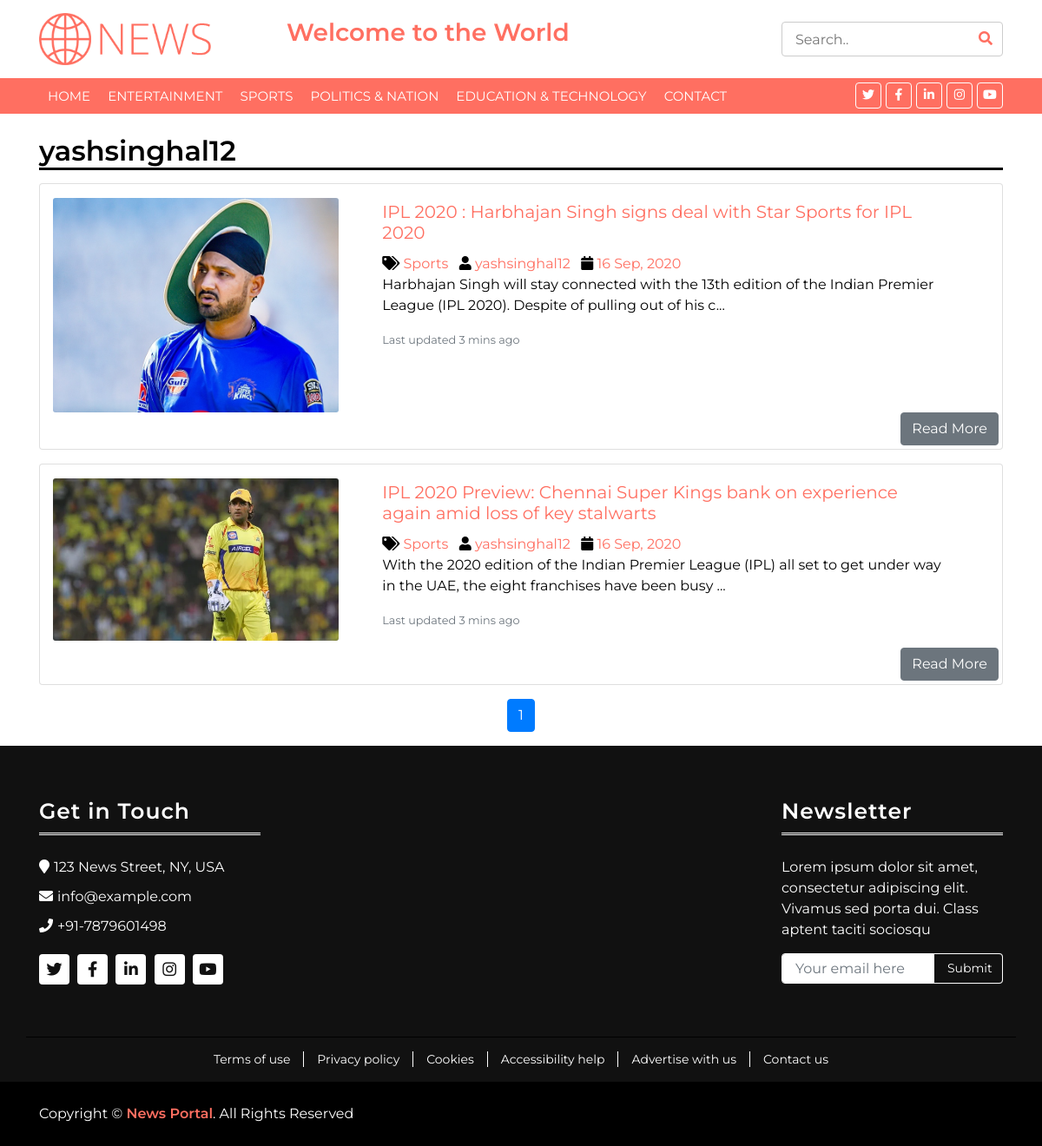
Page /author.php?aid=3 on the committed database.
### tables this page shows
CREATE TABLE `category` (
  `category_id` int(10) NOT NULL,
  `category_name` varchar(255) NOT NULL,
  `post` int(11) NOT NULL
);

CREATE TABLE `user` (
  `user_id` int(11) NOT NULL,
  `fname` varchar(50) NOT NULL,
  `lname` varchar(50) NOT NULL,
  `uname` varchar(50) NOT NULL,
  `password` varchar(60) NOT NULL,
  `role` int(11) NOT NULL
);

CREATE TABLE `post` (
  `post_id` int(11) NOT NULL,
  `title` varchar(255) NOT NULL,
  `description` text NOT NULL,
  `category` int(10) NOT NULL,
  `post_date` varchar(100) NOT NULL,
  `author` varchar(50) NOT NULL,
  `post_img` varchar(100) NOT NULL
);

### author.php (the view, shortened to what this page needs)
<!DOCTYPE html>
<html lang="en">
<head>
</head>
<body>
    <?php
    include 'navbar.php';
    ?>
    <div class="container">
        <?php
        include 'config.php';
        if(isset($_GET['aid'])){
            $auth_id=$_GET['aid'];
        }
            $sql1 = "SELECT * FROM post
                    JOIN user ON post.author=user.user_id
                    WHERE post.author=$auth_id";
            $result1 = mysqli_query($conn, $sql1) or die('Query Unsuccessfull');
            $row1=mysqli_fetch_assoc($result1);
            ?>
        <div>
            <h2 style="border-bottom: 3px solid black;"><?php echo $row1['uname'];?></h2>
        </div>
        <?php
        $limit = 3;
        if (isset($_GET['page'])) {
            $page = $_GET['page'];
        } else {
            $page = 1;
        }
        $offset = ($page - 1) * $limit;
        $sql = "SELECT * FROM post
                LEFT JOIN category ON post.category=category.category_id
                LEFT JOIN user ON post.author=user.user_id
                WHERE post.author=$auth_id
                ORDER BY post.post_id DESC LIMIT $offset,$limit";
        $result = mysqli_query($conn, $sql) or die('Query Unsuccessfull');
        if (mysqli_num_rows($result) > 0) {
            while ($row = mysqli_fetch_assoc($result)) {
        ?>
        <div class="card mb-3 mx-auto">
            <div class="container row">
                <div class="col-md-4 mt-3">
                    <a href="single.php?id=<?php echo $row['post_id']?>"><img src="admin/upload/<?php echo $row['post_img'];?>" class="card-img" alt="..."></a>
                </div>
                <div class="col-md-8">
                    <div class="card-body">
                        <h5 class="card-title"><a href="single.php?id=<?php echo $row['post_id']?>"><?php echo $row['title'];?></a></h5>
                        <span>
                            <i class="fa fa-tags" aria-hidden="true"></i>
                            <a href="category.php?cid=<?php echo $row['category'];?>"><?php echo $row['category_name'];?></a>
                        </span>&nbsp;
                        <span>
                            <i class="fa fa-user" aria-hidden="true"></i>
                            <a href="author.php?aid=<?php echo $row['author'];?>"><?php echo $row['uname'];?></a>
                        </span>&nbsp;
                            <i class="fa fa-calendar" aria-hidden="true"></i>
                            <a href="#"><?php echo $row['post_date'];?></a>
                        <p class="card-text"><?php echo substr($row['description'],0,130)."...";?></p>
                        <p class="card-text"><small class="text-muted">Last updated 3 mins ago</small></p>
                    </div>
                </div>
            </div>
            <div class="mb-1 mr-1" style="text-align: right;">
                <a class="btn btn-secondary" href="single.php?id=<?php echo $row['post_id']?>" role="button">Read More</a>
            </div>
        </div>
    <?php
        }
    }else{
        echo '<h1>No record found.</h1>';
    }
    ?>
    </div>
    <?php
    if (mysqli_num_rows($result1) > 0) {
        $total_records = mysqli_num_rows($result1);
        $total_page = ceil($total_records / $limit);
        echo '<ul class="pagination pagination-md justify-content-center">';
        for ($i = 1; $i <=$total_page; $i++) {
            if ($i == $page) {
                $active = 'active';
            } else {
                $active = '';
            }
            echo '<li class="page-item ' . $active . '"><a style="margin: 0 7px;"  class="page-link" href="author.php?aid='.$auth_id.'&page=' . $i . '">' . $i . '</a></li>';
        }
        echo '</ul>';
    }
?>
<?php
include 'footer.php';
?>
</body>
</html>

### navbar.php (shortened to what this page needs)
<!DOCTYPE html>
<html lang="en">
<head>
    <link rel="stylesheet" href="https://stackpath.bootstrapcdn.com/bootstrap/4.5.2/css/bootstrap.min.css">
    <link href="https://stackpath.bootstrapcdn.com/bootstrap/4.4.1/css/bootstrap.min.css" rel="stylesheet">
    <link href="https://cdnjs.cloudflare.com/ajax/libs/font-awesome/5.10.0/css/all.min.css" rel="stylesheet">
    <link href="lib/slick/slick.css" rel="stylesheet">
    <link href="lib/slick/slick-theme.css" rel="stylesheet">
    <link href="css/style.css" rel="stylesheet">
</head>
<body>
    <div class="brand">
            <div class="container">
                <div class="row align-items-center">
                    <div class="col-lg-3 col-md-4">
                        <div class="b-logo">
                            <a href="index.php">
                                <img src="img/logo.png" alt="Logo">
                            </a>
                        </div>
                    </div>
                    <div class="col-lg-6 col-md-4">
                        <div class="b-ads">
                        <h3>
                            <a href="" class="typewrite" data-period="2000"
                                data-type='[ "Welcome to the World of News.","This Site Create Your Day Awesome"]'>
                            </a>
                        </h3>
                        </div>
                    </div>
                    <div class="col-lg-3 col-md-4">
                        <div class="b-search">
                        <form action="search.php" method="get">
                            <input style="float: right;" class="ml-4" type="text" name="search" placeholder="Search..">
                            <button type="submit"><i class="fa fa-search"></i></button>
                        </form>
                        </div>
                    </div>
                </div>
            </div>
        </div>
    <div class="nav-bar">
        <div class="container">
            <nav class="navbar navbar-expand-md bg-dark navbar-dark">
                <div class="collapse navbar-collapse justify-content-between" id="navbarCollapse">
                    <div class="navbar-nav mr-auto">
                        <a href='index.php' class='nav-item nav-link'>Home</a>
                        <?php
                        include 'config.php';
                            $sql="SELECT * FROM category WHERE post > 0";
                            $result = mysqli_query($conn, $sql) or die('Query Unsuccessfull: category');
                            if (mysqli_num_rows($result) > 0) {
                                $active='';
                        ?>
                        <?php
                            while ($row = mysqli_fetch_assoc($result)) {
                            echo "<a href='category.php?cid={$row['category_id']}' class='nav-item nav-link {$active}'>{$row['category_name']}</a>";
                            }
                        ?>
                    <a href='contact.php' class='nav-item nav-link'>Contact</a>
                    </div>
                    <?php
                        }
                    ?>
                    <div class="social ml-auto">
                        <a href=""><i class="fab fa-twitter"></i></a>
                        <a href=""><i class="fab fa-facebook-f"></i></a>
                        <a href=""><i class="fab fa-linkedin-in"></i></a>
                        <a href=""><i class="fab fa-instagram"></i></a>
                        <a href=""><i class="fab fa-youtube"></i></a>
                    </div>
                </div>
            </nav>
        </div>
    </div><br>
</body>
</html>

### css/style.css (style rules this page uses)
body { color: #000000; font-family: 'Montserrat', sans-serif; font-weight: 400; background: #ffffff; }
a { color: #FF6F61; transition: 0.5s; }
p { padding: 0; margin: 0 0 15px 0; color: #000000; }
h1, h2, h3, h4, h5, h6 { margin: 0 0 15px 0; padding: 0; color: #000000; font-weight: 600; }
h4, h5, h6 { font-weight: 400; }
.brand { margin: 15px 0; background: #ffffff; }
.brand .b-logo { text-align: left; overflow: hidden; }
.brand .b-logo a img { max-width: 100%; max-height: 60px; }
.brand .b-ads { overflow: hidden; }
.brand .b-search { width: 100%; }
.brand .b-search input[type=text] { width: 100%; height: 40px; padding: 0 15px; color: #666666; border: 1px solid #cccccc; border-radius: 4px; }
.brand .b-search button { position: absolute; width: 40px; height: 40px; top: 0; right: 15px; border: none; background: none; color: #FF6F61; border-radius: 0 4px 4px 0; }
@media (min-width: 768px) { .brand { max-height: 90px; } }
.nav-bar { position: relative; }
.nav-bar .navbar { height: 100%; padding: 0; }
.navbar-dark .navbar-nav .nav-link, .navbar-dark .navbar-nav .nav-link:focus, .navbar-dark .navbar-nav .nav-link:hover, .navbar-dark .navbar-nav .nav-link.active { padding: 10px 10px 8px 10px; color: #ffffff; }
@media (min-width: 768px) { .nav-bar, .nav-bar .navbar { background: #FF6F61 !important; } }
@media (min-width: 768px) { .nav-bar a.nav-link { padding: 8px 15px; font-size: 15px; text-transform: uppercase; } }
.nav-bar .social { font-size: 0; overflow: hidden; }
.nav-bar .social a { display: inline-block; margin-left: 5px; width: 30px; height: 30px; padding: 3px 0; text-align: center; font-size: 14px; background: #FF6F61; border: 1px solid #ffffff; border-radius: 4px; }
.nav-bar .social a i { color: #ffffff; }

### author.php (style rules this page uses)
html { scroll-behavior: smooth; }

### rows in the picture
category: category_name "ENTERTAINMENT"
category: category_name "SPORTS"
category: category_name "POLITICS & NATION"
category: category_name "EDUCATION & TECHNOLOGY"
user: uname "yashsinghal12"
post: post_img (picture), title "IPL 2020 : Harbhajan Singh signs deal with Star Sports for IPL 2020", category.category_name "Sports", user.uname "yashsinghal12", post_date "16 Sep, 2020", description "Harbhajan Singh will stay connected with the 13th edition of the Indian Premier League (IPL 2020). Despite of pulling out of his c"
post: post_img (picture), title "IPL 2020 Preview: Chennai Super Kings bank on experience again amid loss of key stalwarts", category.category_name "Sports", user.uname "yashsinghal12", post_date "16 Sep, 2020", description "With the 2020 edition of the Indian Premier League (IPL) all set to get under way in the UAE, the eight franchises have been busy"
